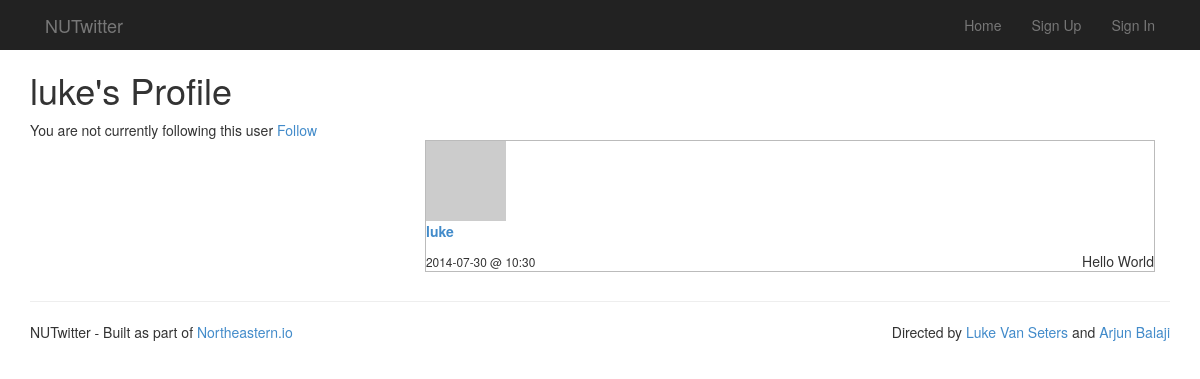
Before: /luke with the older database file.
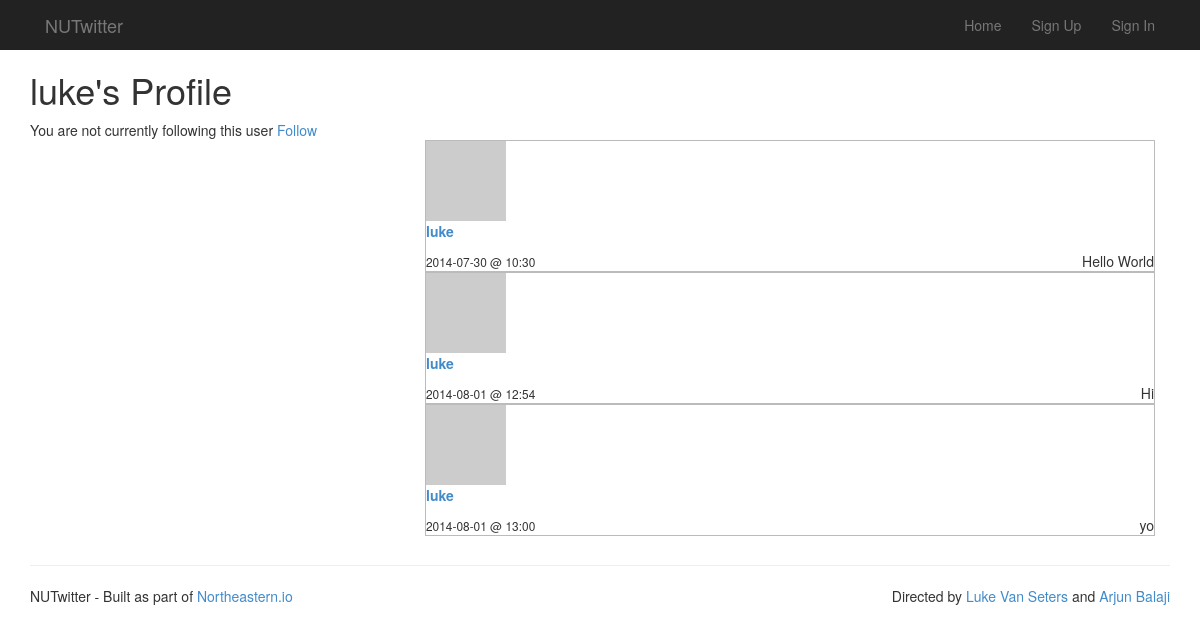
After: the same page with the newer database file.
### nu_twitter.py (models this page shows)
class User(db.Model):
	"""A user table"""
	id = db.Column(db.Integer, primary_key=True)
	username = db.Column(db.String(80), unique=True)
	email = db.Column(db.String(150), unique=True)
	password_digest = db.Column(db.String(128))
	salt = db.Column(db.String(32))
	followed = db.relationship('User',
        secondary = followers,
        primaryjoin = (followers.c.who_id == id),
        secondaryjoin = (followers.c.whom_id == id),
        backref = db.backref('followers', lazy = 'dynamic'),
        lazy = 'dynamic')
	def __init__(self, username, email, password_digest, salt):
		self.username = username
		self.email = email
		self.password_digest = password_digest
		self.salt = salt
	def __repr__(self):
		return '<User %r>' % self.username

class Post(db.Model):
	"""A post table"""
	id = db.Column(db.Integer, primary_key=True)
	body = db.Column(db.Text)
	pub_date = db.Column(db.DateTime)
	user_id = db.Column(db.Integer, db.ForeignKey('user.id'))
	user = db.relationship('User', backref=db.backref('posts', lazy='dynamic'))
	def __init__(self, user, body, pub_date=None):
		self.body = body
		if pub_date is None:
			pub_date = datetime.utcnow()
		self.pub_date = pub_date
		self.user = user
	def __repr__(self):
		return '<Post %r>' % self.title

### nu_twitter.py (the view)
@app.route('/<username>')
def user_timeline(username):
    profile_user = db.session.query(User).filter_by(username=username.lower()).first()
    if profile_user is None:
        abort(404)
    followed = False
    if g.user:
        followed = db.session.query(followers).filter_by(who_id=session['user_id'], whom_id=profile_user.id).first() is not None
    return render_template('timeline.html', posts=profile_user.posts.limit(PER_PAGE),
    	followed=followed, profile_user=profile_user)

### nu_twitter.py (called while the page is built)
@app.before_request
def before_request():
    g.user = None
    if 'user_id' in session:
    	g.user = db.session.query(User).get(session['user_id'])

def gravatar_url(email, size=80):
    return 'http://www.gravatar.com/avatar/%s?d=identicon&s=%d' % \
        (hashlib.md5(email.strip().lower().encode('utf-8')).hexdigest(), size)

def format_datetime(timestamp):
    return timestamp.strftime('%Y-%m-%d @ %H:%M')

### templates/timeline.html (shortened to what this page needs)
{% extends "layout.html" %}
{% block title %}
	{% if request.endpoint == 'user_timeline' %}
		{% if g.user.id == profile_user.id %}
			Your profile
		{% else %}
			{{ profile_user.username }}'s Profile
		{% endif %}
	{% else %}
		News Feed
	{% endif %}
{% endblock %}
{% block body %}
<div class="container">
	<h1>{{ self.title() }}</h1>
	{% if request.endpoint == 'user_timeline' %}
		<div>
			{% if g.user.id == profile_user.id %}
				This is you
			{% elif followed %}
				You are currently following this user
				<a class=unfollow href="{{ url_for('unfollow_user', username=profile_user.username) }}">Unfollow</a>
			{% else %}
				You are not currently following this user
				<a class=follow href="{{ url_for('follow_user', username=profile_user.username) }}">Follow</a>
			{% endif %}
		</div>
	{% endif %}
	<div class="col-md-8 col-md-offset-4" style="float: right;">
	{% for post in posts %}
		<div class="post">
			<img src="{{ post.user.email|gravatar(size=48) }}"><p>
			<strong>
				<a href="{{ url_for('user_timeline', username=post.user.username) }}">{{ post.user.username }}</a>
			</strong>
			<p id="post_text">{{ post.body }}</p>
			<small>{{ post.pub_date | datetimeformat }}</small>
		</div>
	{% else %}
		<em>There are no messages so far.</em>
	{% endfor %}
	</div>
</div>
{% endblock %}

### templates/layout.html (shortened to what this page needs)
<!DOCTYPE html>
<html>
<head>
	<link rel=stylesheet type=text/css href="{{ url_for('static', filename='bootstrap.css') }}">
	<link rel=stylesheet type=text/css href="{{ url_for('static', filename='style.css') }}">
</head>
<body data-twttr-rendered="true">
	<div class="navbar-inverse" role="navigation">
		<div class="container">
			<div class="navbar-header">
				<a class="navbar-brand" href="{{ url_for('timeline') }}">NUTwitter</a>
			</div>
			<div class="collapse navbar-collapse">
				<ul class="nav navbar-nav navbar-right">
					{% if g.user %}
						<li><a href="{{ url_for('timeline') }}">Home</a></li>
						<li><a href="{{ g.user.username }}">My Profile</a></li>
						<li><a href="{{ url_for('logout') }}">Sign Out</a></li>
					{% else %}
						<li><a href="{{ url_for('timeline') }}">Home</a></li>
						<li><a href="{{ url_for('register') }}">Sign Up</a></li>
						<li><a href="{{ url_for('login') }}">Sign In</a></li>
					{% endif %}
				</ul>
			</div>
		</div>
	</div>
	{% block body %}{% endblock %}
	<div class="container">
		<hr>
		<footer>
			<p class="align_left">NUTwitter - Built as part of <a href="http://northeastern.io">Northeastern.io</a></p>
			<p class="align_right">Directed by <a href="https://github.com/lkvnstrs">Luke Van Seters</a> and <a href="https://github.com/arjunblj">Arjun Balaji</a>
		</footer>
	</div>
</body>
</html>

### static/style.css (style rules this page uses)
.align_left { float: left; }
.align_right { float: right; }
.post { border: 1px solid #bbb; -moz-box-sizing: border-box; -webkit-box-sizing: border-box; box-sizing: border-box; }
#post_text { float: right; }

Changed rows visible on the page:
added Post: user.username "luke", body "Hi", pub_date "2014-08-01 @ 12:54"
added Post: user.username "luke", body "yo", pub_date "2014-08-01 @ 13:00"
